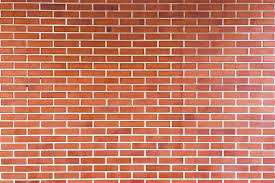
#> input picture 2do. Enfoque Probabilidad (Incertidumbre)/007.jpg, 275 x 183 px
$ python '007_Percepción.py'
#> lines starting #> are read from the running program, lines starting #| are printed output that depends on the picture
import cv2
from matplotlib import pyplot as plt

imagen = cv2.imread('007.jpg', cv2.IMREAD_GRAYSCALE)
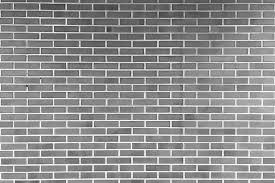
#> imagen: shape (183, 275); min 36, max 255, mean 144
if imagen is None:
    print("No se pudo cargar la imagen. Asegúrate de especificar una ruta válida.")
else:
    bordes = cv2.Canny(imagen, 100, 200)
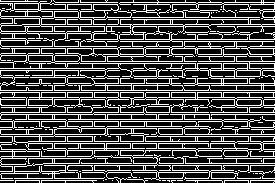
#> bordes: shape (183, 275); 28.9% white in thin lines or dots

    plt.figure(figsize=(10, 5))
    plt.subplot(1, 2, 1)
    plt.imshow(imagen, cmap='gray')
    plt.title("Imagen Original")
    plt.axis("off")

    plt.subplot(1, 2, 2)
    plt.imshow(bordes, cmap='gray')
    plt.title("Detección de Bordes")
    plt.axis("off")

    plt.show()
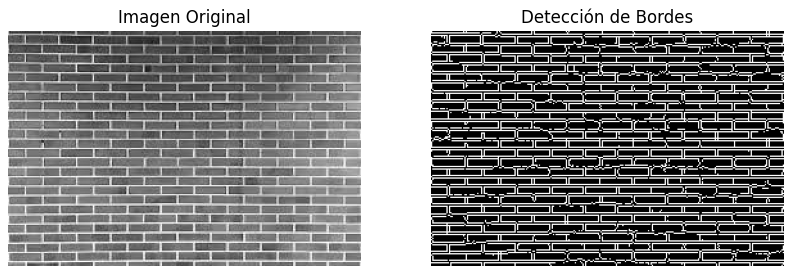
#> figure drawn by matplotlib, 2 panels
